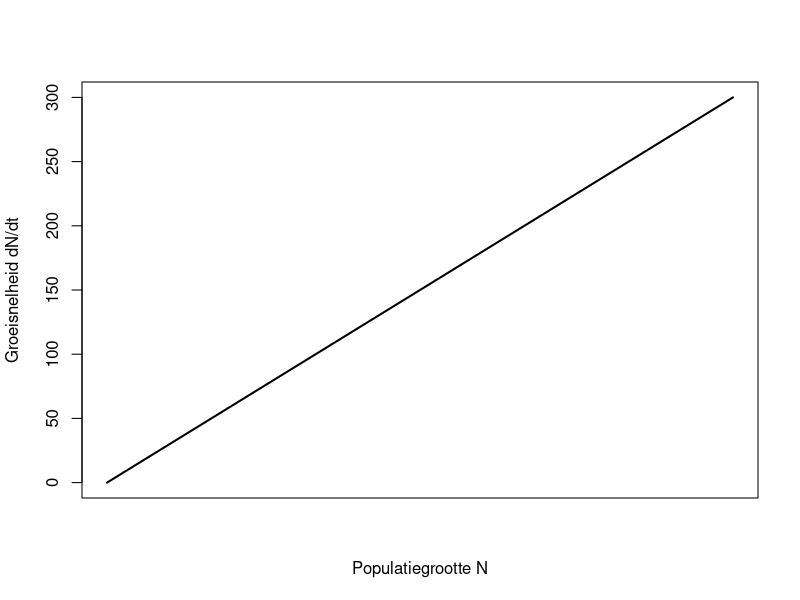
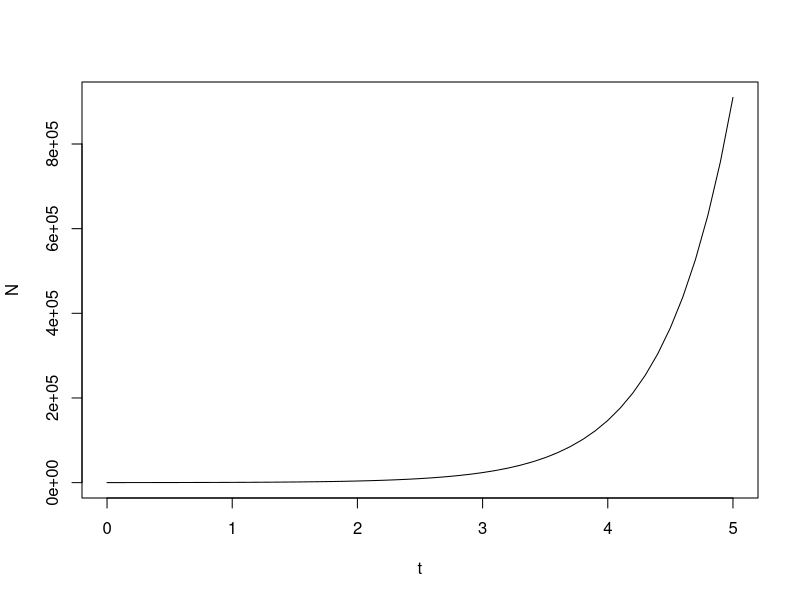
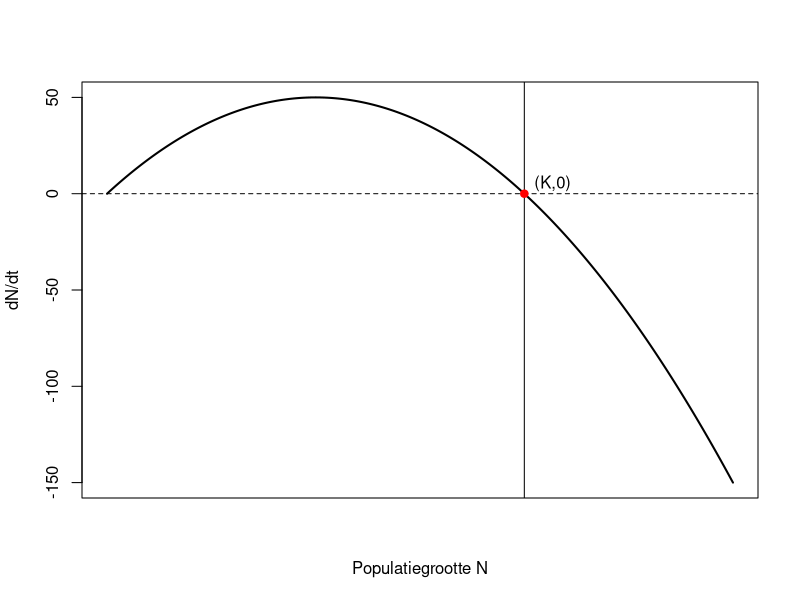
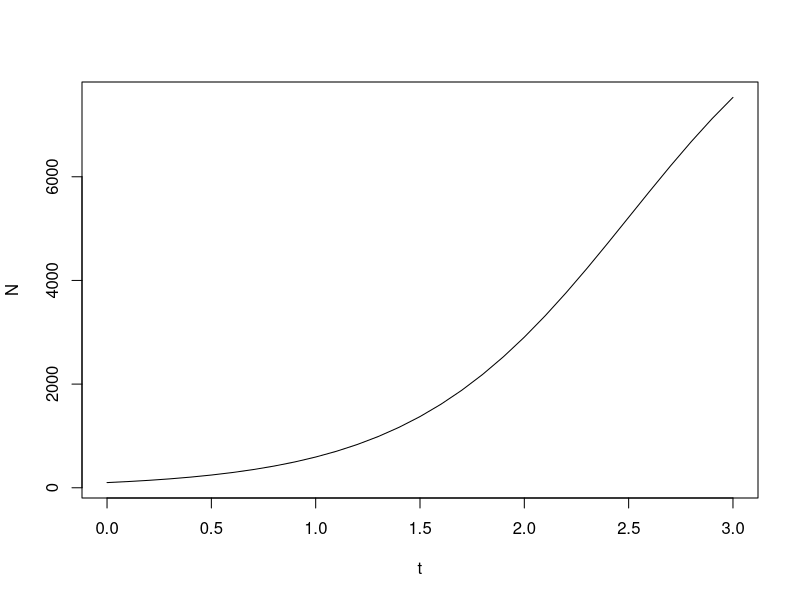
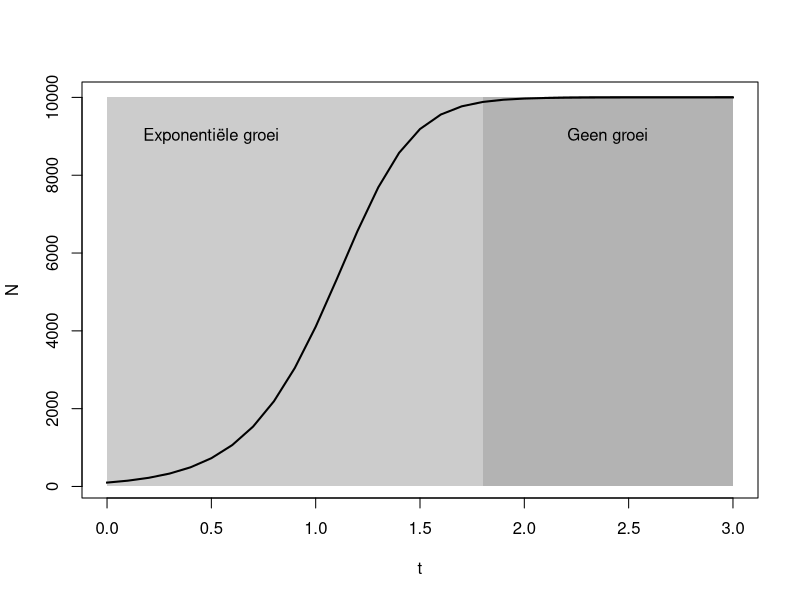
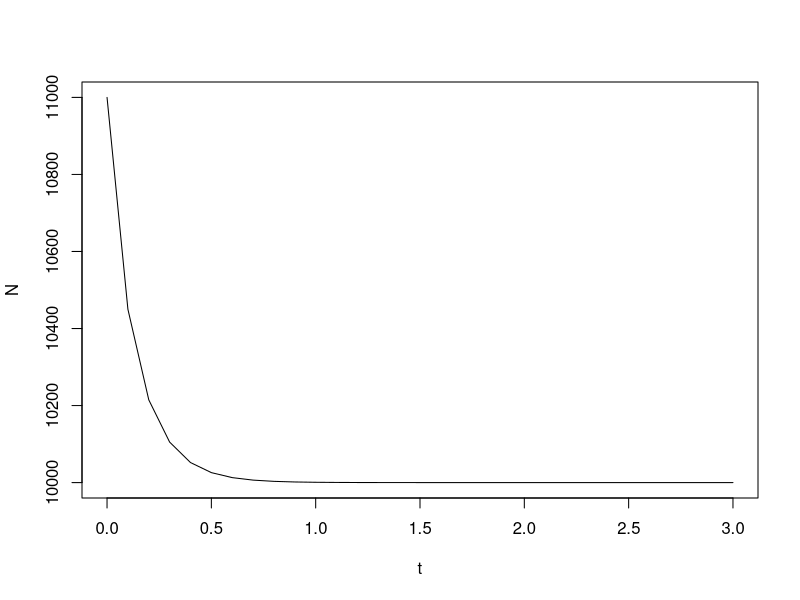
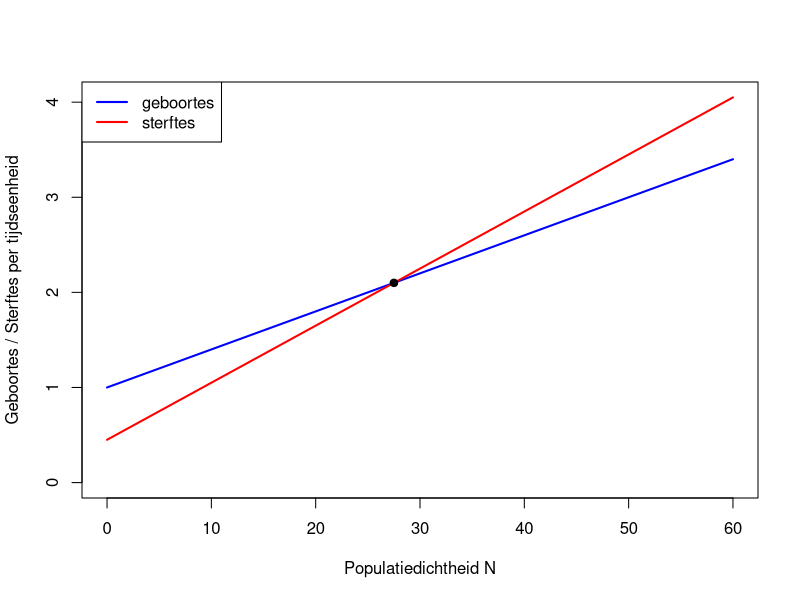

Reproduce these figures in R, in order.
## ---- chunk 1
r <- 2 # parameter voor de groeisnelheid

# N-waarden
N_vals <- seq(0, 150, length.out = 400)

# afgeleide van logistiek model
dNdt <- r * N_vals

# plot
plot(N_vals, dNdt, type = "l", lwd = 2,
     xlab = "Populatiegrootte N",
     ylab = "Groeisnelheid dN/dt",
     xaxt = "n")
## ---- chunk 2
dt <- 0.1 # tijdstappen voor berekeningen en plotten
r <- 2 # groeisnelheid

t <- seq(0,5, by = dt) # we plotten 5 tijdseenheden
N <- numeric(length(t)) # vector om populatiegroottes in op te slaan
N[1] <- 100 # beginwaarde 100

for(i in 1:(length(t)-1)){
  N[i + 1] <- N[i] + dt * r * N[i] # huidige waarde + tijdsstap*afgeleide (differentiaalvergelijking)
}

plot(t,N, type = 'l')
## ---- chunk 3
# parameters
r <- 2
K <- 100

# N-waarden
N_vals <- seq(0, 150, length.out = 400)

# afgeleide van logistiek model
dNdt <- r * N_vals * (1 - N_vals / K)

# plot
plot(N_vals, dNdt, type = "l", lwd = 2,
     xlab = "Populatiegrootte N",
     ylab = "dN/dt",
     xaxt = "n")

abline(h = 0, lty = 2)
abline(v=K)

# evenwichtspunt
points(K, 0, pch = 19, col = "red")
text(K, max(dNdt)*0.1, labels = "(K,0)", pos = 4)
## ---- chunk 4
dt <- 0.1
r <- 2 # groeisnelheid
K <- 10000 # draagkracht

t <- seq(0,3, by = dt)
N <- numeric(length(t))
N[1] <- 100

for(i in 1:(length(t)-1)){
  N[i + 1] <- N[i] + dt *r*N[i]*(1 - N[i]/K) # de nieuwe differentiaalvergelijking
}

plot(t,N, type = 'l')
## ---- chunk 5
dt <- 0.1
r <- 5

t <- seq(0, 3, by = dt)
N <- numeric(length(t))
N[1] <- 100

for(i in 1:(length(t)-1)){
  N[i + 1] <- N[i] + dt *r*N[i]*(1 - N[i]/K)
}

# Fasegrens (ongeveer)
exp_end <- 1.8

plot(t, N, 
     type = "l", 
     lwd = 2)

# fase van exponentiële groei
rect(0, 0, exp_end, max(N), col = "grey80", border = NA)

# stationaire fase
rect(exp_end, 0, max(t), max(N),col = "grey70", border = NA)

lines(t, N, lwd = 2)

text(0.5, max(N)*0.9, "Exponentiële groei")
text(2.4, max(N)*0.9, "Geen groei")

## ---- chunk 6
N[1] <- 1.1*K # start op 1.1 maal de draagkracht
for(i in 1:(length(t)-1)){
  N[i + 1] <- N[i] + dt *r*N[i]*(1 - N[i]/K)
}

plot(t,N, type = 'l')
## ---- chunk 7
# Jouw antwoord
## ---- chunk 8
g <- function(n) 1 + 0.04*n
# of (vooral voor langere functies:)
s <- function(n) {
      0.45 + 0.06*n
    }
## ---- chunk 9
# evenwichtspunt
K <- 27.5

# plotbereik
n_vals <- seq(0, 60, length.out = 400)

# basisplot
plot(n_vals, g(n_vals), type = "l", lwd = 2, col = "blue",
     ylim = c(0, max(g(n_vals), s(n_vals))),
     xlab = "Populatiedichtheid N",
     ylab = "Geboortes / Sterftes per tijdseenheid")


lines(n_vals, s(n_vals), lwd = 2, col = "red")

# evenwichtspunt
points(K, g(K), pch = 19)

# legenda
legend("topleft",
       legend = c("geboortes", "sterftes"),
       col = c("blue", "red"),
       lwd = 2)
